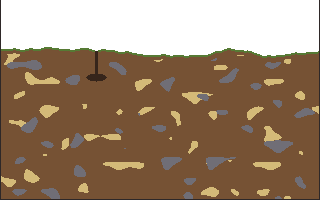
#> input picture Assets/Project/Art/Maps/AntFarm_Map01.png, 320 x 200 px
$ python outline_pixel_art.py ../Maps/AntFarm_Map01.png out.png
#> lines starting #> are read from the running program, lines starting #| are printed output that depends on the picture; after the words box and inside, x2 and y2 are one past the last pixel; in counts of white or black regions, pixels touching at a corner belong together
#> in main, image is the input picture: shape (200, 320, 4); mean R, G, B, A 90.6, 67, 44.7, 189.5
"""Contorno preto de 1 texel por dentro do sprite (experimento 8x8 de 2026-10-22, branch experimento/arte-8x8).

Pedido do desenvolvedor: "linha preta ao redor dos elementos", com o preto da paleta mestra (índice 0, #1b1815).
O texel opaco que encosta, nas 4 direções, num transparente ou na borda da imagem vira o preto; o tamanho do sprite não
muda e rodar de novo não altera nada (o mesmo teste do contorno da terra no shader TerrainTiles).

Uso: python -I outline_pixel_art.py entrada.png [saida.png]   (sem saída, sobrescreve a entrada)
"""
import sys

import numpy as np
from PIL import Image

OUTLINE = (0x1B, 0x18, 0x15)


def outline(rgba):
    opaque = rgba[:, :, 3] >= 128
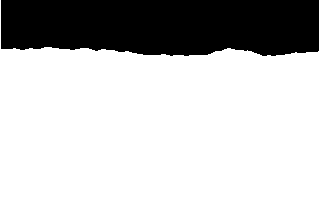
#> opaque: shape (200, 320) bool; 74.3% white; 1 black region, box (x1, y1, x2, y2) and area: (1, 0, 319, 56) 16442
    padded = np.pad(opaque, 1, constant_values=False)
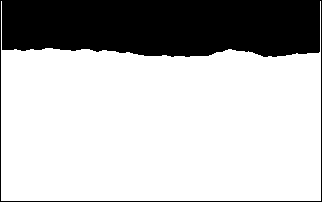
#> padded: shape (202, 322) bool; 73.1% white; 1 black region, box (x1, y1, x2, y2) and area: (0, 0, 322, 202) 17486
    inner = padded[:-2, 1:-1] & padded[2:, 1:-1] & padded[1:-1, :-2] & padded[1:-1, 2:]
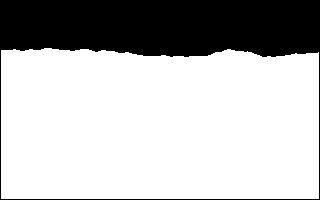
#> inner: shape (200, 320) bool; 72.7% white; 1 black region, box (x1, y1, x2, y2) and area: (0, 0, 320, 200) 17478
    edge = opaque & ~inner
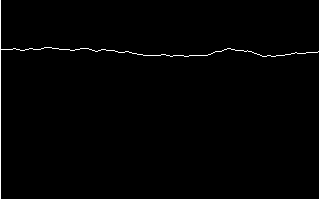
#> edge: shape (200, 320) bool; 1.6% white in thin lines or dots
    out = rgba.copy()
    out[edge, :3] = OUTLINE
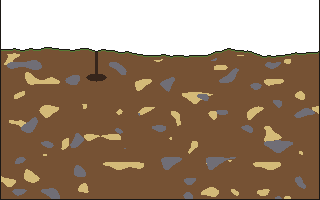
#> out: shape (200, 320, 4); 1.62% of pixels changed, all inside (x1, y1, x2, y2) = (0, 0, 320, 200); transparent parts drawn white
    out[edge, 3] = 255
    return out, int(edge.sum())


def main():
    src = sys.argv[1]
    dst = sys.argv[2] if len(sys.argv) > 2 else src
    image = np.array(Image.open(src).convert("RGBA"))
    result, count = outline(image)
#> count = 1036
    Image.fromarray(result).save(dst)
    print(f"{src}: {count} texels de contorno")
#| ../Maps/AntFarm_Map01.png: 1036 texels de contorno


if __name__ == "__main__":
    main()
